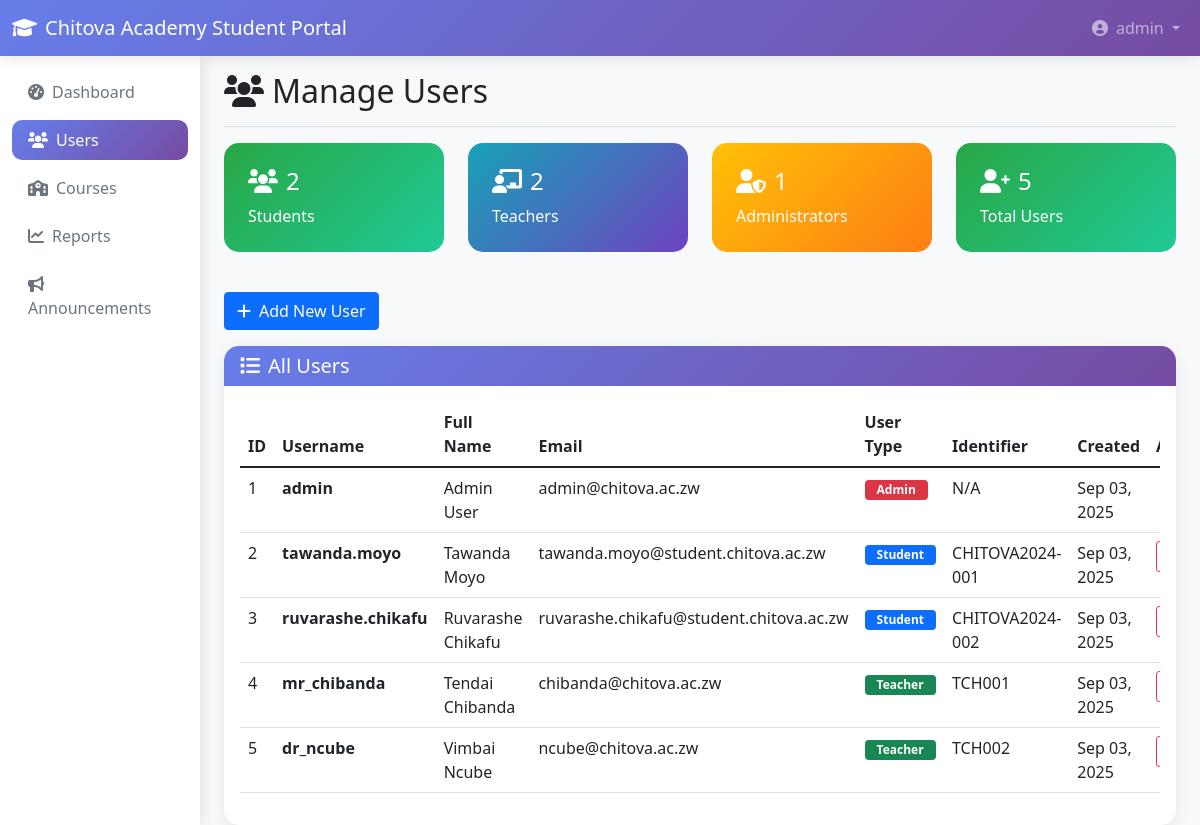
The page /manage-users.php (signed in) on the database its author committed.
### tables this page shows
CREATE TABLE IF NOT EXISTS users (
    id INT PRIMARY KEY AUTO_INCREMENT,
    username VARCHAR(50) UNIQUE NOT NULL,
    email VARCHAR(100) UNIQUE NOT NULL,
    password VARCHAR(255) NOT NULL,
    user_type ENUM('student', 'teacher', 'admin') NOT NULL,
    created_at TIMESTAMP DEFAULT CURRENT_TIMESTAMP,
    updated_at TIMESTAMP DEFAULT CURRENT_TIMESTAMP ON UPDATE CURRENT_TIMESTAMP
);

### config.php (called while the page is built, shortened)
<?php
function formatDate($date, $format = 'M d, Y') {
    return date($format, strtotime($date));
}
?>

### manage-users.php (the view, shortened to what this page needs)
<?php
require_once __DIR__ . '/../config.php';
$stmt = $pdo->prepare("
    SELECT u.*,
           CASE
               WHEN u.user_type = 'student' THEN CONCAT(s.first_name, ' ', s.last_name)
               WHEN u.user_type = 'teacher' THEN CONCAT(t.first_name, ' ', t.last_name)
               ELSE 'Admin User'
           END as full_name,
           CASE
               WHEN u.user_type = 'student' THEN s.student_id
               WHEN u.user_type = 'teacher' THEN t.teacher_id
               ELSE 'N/A'
           END as identifier
    FROM users u
    LEFT JOIN students s ON (u.id = s.user_id AND u.user_type = 'student')
    LEFT JOIN teachers t ON (u.id = t.user_id AND u.user_type = 'teacher')
    ORDER BY u.created_at DESC
");
$stmt->execute();
$users = $stmt->fetchAll();
$stmt = $pdo->query("SELECT user_type, COUNT(*) as count FROM users GROUP BY user_type");
$userStats = $stmt->fetchAll(PDO::FETCH_KEY_PAIR);
?>
<!DOCTYPE html>
<html lang="en">
<head>
    <link href="https://cdn.jsdelivr.net/npm/bootstrap@5.1.3/dist/css/bootstrap.min.css" rel="stylesheet">
    <link href=" https://cdnjs.cloudflare.com/ajax/libs/font-awesome/6.0.0/css/all.min.css" rel="stylesheet">
</head>
<body>
    <nav class="navbar navbar-expand-lg navbar-dark">
        <div class="container-fluid">
            <a class="navbar-brand" href="dashboard.php">
                <i class="fas fa-graduation-cap me-2"></i><?php echo APP_NAME; ?>
            </a>
            <div class="navbar-nav ms-auto">
                <div class="nav-item dropdown">
                    <a class="nav-link dropdown-toggle" href="#" id="navbarDropdown" role="button"
                       data-bs-toggle="dropdown" aria-expanded="false">
                        <i class="fas fa-user-circle me-2"></i><?php echo $_SESSION['username']; ?>
                    </a>
                </div>
            </div>
        </div>
    </nav>
    <div class="container-fluid">
        <div class="row">
            <nav class="col-md-2 sidebar">
                <div class="position-sticky pt-3">
                    <ul class="nav nav-pills flex-column mb-auto">
                        <li class="nav-item">
                            <a href="dashboard.php" class="nav-link">
                                <i class="fas fa-tachometer-alt me-2"></i>Dashboard
                            </a>
                        </li>
                        <li class="nav-item">
                            <a href="manage-users.php" class="nav-link active">
                                <i class="fas fa-users me-2"></i>Users
                            </a>
                        </li>
                        <li class="nav-item">
                            <a href="manage-courses.php" class="nav-link">
                                <i class="fas fa-school me-2"></i>Courses
                            </a>
                        </li>
                        <li class="nav-item">
                            <a href="reports.php" class="nav-link">
                                <i class="fas fa-chart-line me-2"></i>Reports
                            </a>
                        </li>
                        <li class="nav-item">
                            <a href="announcements.php" class="nav-link">
                                <i class="fas fa-bullhorn me-2"></i>Announcements
                            </a>
                        </li>
                    </ul>
                </div>
            </nav>
            <main class="col-md-10 ms-sm-auto px-md-4">
                <div class="pt-3 pb-2 mb-3 border-bottom">
                    <h1 class="h2">
                        <i class="fas fa-users me-2"></i>Manage Users
                    </h1>
                </div>
                <div class="row mb-4">
                    <div class="col-md-3">
                        <div class="stats-card">
                            <h4><i class="fas fa-users me-2"></i><?php echo $userStats['student'] ?? 0; ?></h4>
                            <p class="mb-0">Students</p>
                        </div>
                    </div>
                    <div class="col-md-3">
                        <div class="stats-card info">
                            <h4><i class="fas fa-chalkboard-teacher me-2"></i><?php echo $userStats['teacher'] ?? 0; ?></h4>
                            <p class="mb-0">Teachers</p>
                        </div>
                    </div>
                    <div class="col-md-3">
                        <div class="stats-card warning">
                            <h4><i class="fas fa-user-shield me-2"></i><?php echo $userStats['admin'] ?? 0; ?></h4>
                            <p class="mb-0">Administrators</p>
                        </div>
                    </div>
                    <div class="col-md-3">
                        <div class="stats-card">
                            <h4><i class="fas fa-user-plus me-2"></i><?php echo count($users); ?></h4>
                            <p class="mb-0">Total Users</p>
                        </div>
                    </div>
                </div>
                <div class="row mb-3">
                    <div class="col-12">
                        <button type="button" class="btn btn-primary" data-bs-toggle="modal" data-bs-target="#addUserModal">
                            <i class="fas fa-plus me-2"></i>Add New User
                        </button>
                    </div>
                </div>
                <div class="row">
                    <div class="col-12">
                        <div class="card dashboard-card">
                            <div class="card-header">
                                <h5 class="mb-0"><i class="fas fa-list me-2"></i>All Users</h5>
                            </div>
                            <div class="card-body">
                                <div class="table-responsive">
                                    <table class="table table-hover">
                                        <thead>
                                            <tr>
                                                <th>ID</th>
                                                <th>Username</th>
                                                <th>Full Name</th>
                                                <th>Email</th>
                                                <th>User Type</th>
                                                <th>Identifier</th>
                                                <th>Created</th>
                                                <th>Actions</th>
                                            </tr>
                                        </thead>
                                        <tbody>
                                            <?php foreach ($users as $user): ?>
                                            <tr>
                                                <td><?php echo $user['id']; ?></td>
                                                <td><strong><?php echo htmlspecialchars($user['username']); ?></strong></td>
                                                <td><?php echo htmlspecialchars($user['full_name']); ?></td>
                                                <td><?php echo htmlspecialchars($user['email']); ?></td>
                                                <td>
                                                    <?php
                                                    $badgeClass = 'bg-primary';
                                                    if ($user['user_type'] === 'admin') $badgeClass = 'bg-danger';
                                                    elseif ($user['user_type'] === 'teacher') $badgeClass = 'bg-success';
                                                    ?>
                                                    <span class="badge user-type-badge <?php echo $badgeClass; ?>">
                                                        <?php echo ucfirst($user['user_type']); ?>
                                                    </span>
                                                </td>
                                                <td><?php echo htmlspecialchars($user['identifier']); ?></td>
                                                <td><?php echo formatDate($user['created_at']); ?></td>
                                                <td>
                                                    <?php if ($user['id'] != $_SESSION['user_id']): ?>
                                                    <button class="btn btn-sm btn-outline-danger"
                                                            onclick="confirmDelete(<?php echo $user['id']; ?>, '<?php echo htmlspecialchars($user['username']); ?>')">
                                                    </button>
                                                    <?php endif; ?>
                                                </td>
                                            </tr>
                                            <?php endforeach; ?>
                                        </tbody>
                                    </table>
                                </div>
                            </div>
                        </div>
                    </div>
                </div>
            </main>
        </div>
    </div>
</body>
</html>

### manage-users.php (style rules this page uses)
:root { --primary-color: #667eea; --secondary-color: #764ba2; }
body { background-color: #f8f9fa; }
.navbar { background: linear-gradient(135deg, var(--primary-color) 0%, var(--secondary-color) 100%); box-shadow: 0 2px 15px rgba(0, 0, 0, 0.1); }
.dashboard-card { border: none; border-radius: 15px; box-shadow: 0 5px 15px rgba(0, 0, 0, 0.08); transition: transform 0.3s ease; }
.card-header { background: linear-gradient(135deg, var(--primary-color) 0%, var(--secondary-color) 100%); color: white; border-radius: 15px 15px 0 0 !important; border: none; }
.stats-card { background: linear-gradient(135deg, #28a745 0%, #20c997 100%); color: white; border-radius: 15px; padding: 1.5rem; margin-bottom: 1rem; }
.stats-card.warning { background: linear-gradient(135deg, #ffc107 0%, #fd7e14 100%); }
.stats-card.info { background: linear-gradient(135deg, #17a2b8 0%, #6f42c1 100%); }
.sidebar { background: white; min-height: calc(100vh - 76px); box-shadow: 2px 0 15px rgba(0, 0, 0, 0.1); }
.nav-pills .nav-link { color: #6c757d; margin-bottom: 0.5rem; border-radius: 10px; }
.nav-pills .nav-link.active { background: linear-gradient(135deg, var(--primary-color) 0%, var(--secondary-color) 100%); }
.user-type-badge { font-size: 0.75rem; padding: 0.25rem 0.75rem; }

### rows shown on the page
users: id "1", username "admin", full_name "Admin User", email "admin@chitova.ac.zw", user_type "Admin", identifier "N/A", created_at "Sep 03, 2025"
users: id "2", username "tawanda.moyo", full_name "Tawanda Moyo", email "tawanda.moyo@student.chitova.ac.zw", user_type "Student", identifier "CHITOVA2024-001", created_at "Sep 03, 2025"
users: id "3", username "ruvarashe.chikafu", full_name "Ruvarashe Chikafu", email "ruvarashe.chikafu@student.chitova.ac.zw", user_type "Student", identifier "CHITOVA2024-002", created_at "Sep 03, 2025"
users: id "4", username "mr_chibanda", full_name "Tendai Chibanda", email "chibanda@chitova.ac.zw", user_type "Teacher", identifier "TCH001", created_at "Sep 03, 2025"
users: id "5", username "dr_ncube", full_name "Vimbai Ncube", email "ncube@chitova.ac.zw", user_type "Teacher", identifier "TCH002", created_at "Sep 03, 2025"

### other values the page prints
APP_NAME "Chitova Academy Student Portal"
$_SESSION['username'] "admin"
$userStats['student'] "2"
$userStats['teacher'] "2"
$userStats['admin'] "1"
count($users) "5"
